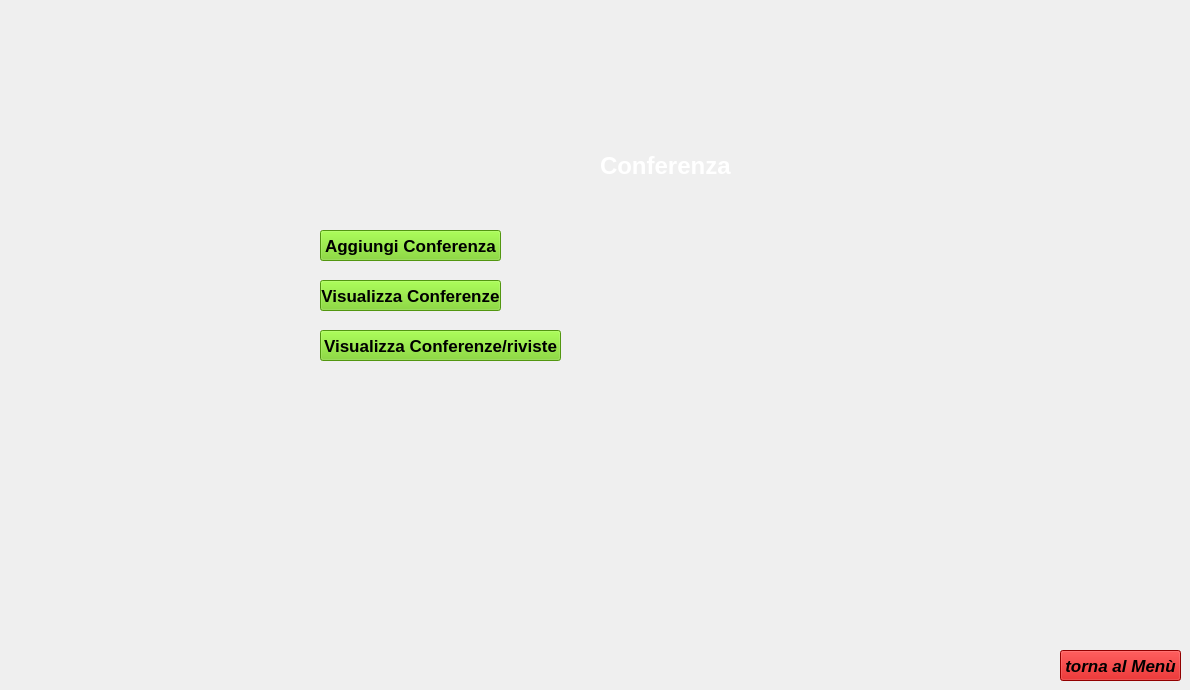
    <widget class="QWidget" name="pagina_conferenza">
     <widget class="QPushButton" name="tornamenu2">
      <property name="geometry">
       <rect>
        <x>1060</x>
        <y>650</y>
        <width>121</width>
        <height>31</height>
       </rect>
      </property>
      <property name="font">
       <font>
        <pointsize>13</pointsize>
        <weight>75</weight>
        <italic>true</italic>
        <bold>true</bold>
        <underline>false</underline>
        <strikeout>false</strikeout>
        <kerning>true</kerning>
       </font>
      </property>
      <property name="styleSheet">
       <string notr="true">background-color: rgb(204, 0, 0);</string>
      </property>
      <property name="text">
       <string>torna al Menù</string>
      </property>
     </widget>
     <widget class="QLabel" name="Conferenza__">
      <property name="geometry">
       <rect>
        <x>600</x>
        <y>150</y>
        <width>161</width>
        <height>31</height>
       </rect>
      </property>
      <property name="font">
       <font>
        <pointsize>18</pointsize>
        <weight>75</weight>
        <bold>true</bold>
       </font>
      </property>
      <property name="styleSheet">
       <string notr="true">color: rgb(255, 255, 255);</string>
      </property>
      <property name="text">
       <string>Conferenza</string>
      </property>
     </widget>
     <widget class="QPushButton" name="Bottone_Add_COnferenza">
      <property name="geometry">
       <rect>
        <x>320</x>
        <y>230</y>
        <width>181</width>
        <height>31</height>
       </rect>
      </property>
      <property name="font">
       <font>
        <pointsize>13</pointsize>
        <weight>75</weight>
        <bold>true</bold>
       </font>
      </property>
      <property name="styleSheet">
       <string notr="true">background-color: rgb(115, 210, 22);</string>
      </property>
      <property name="text">
       <string>Aggiungi Conferenza</string>
      </property>
     </widget>
     <widget class="QPushButton" name="Bottone_Add_COnferenza_2">
      <property name="geometry">
       <rect>
        <x>320</x>
        <y>280</y>
        <width>181</width>
        <height>31</height>
       </rect>
      </property>
      <property name="font">
       <font>
        <pointsize>13</pointsize>
        <weight>75</weight>
        <bold>true</bold>
       </font>
      </property>
      <property name="styleSheet">
       <string notr="true">background-color: rgb(115, 210, 22);</string>
      </property>
      <property name="text">
       <string>Visualizza Conferenze</string>
      </property>
     </widget>
     <widget class="QPushButton" name="Bottone_vis_artEconf">
      <property name="geometry">
       <rect>
        <x>320</x>
        <y>330</y>
        <width>241</width>
        <height>31</height>
       </rect>
      </property>
      <property name="font">
       <font>
        <pointsize>13</pointsize>
        <weight>75</weight>
        <bold>true</bold>
       </font>
      </property>
      <property name="styleSheet">
       <string notr="true">background-color: rgb(115, 210, 22);</string>
      </property>
      <property name="text">
       <string>Visualizza Conferenze/riviste</string>
      </property>
     </widget>
    </widget>
